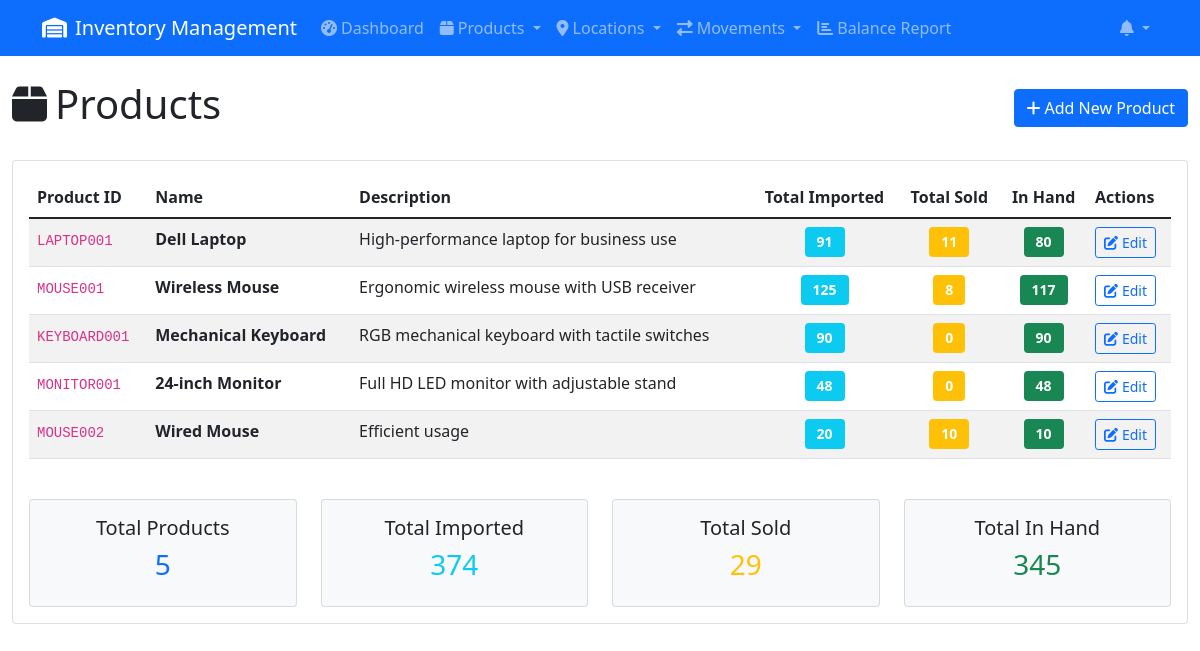
Page /products on the committed database.
### app.py (models this page shows, shortened)
class Product(db.Model):
    product_id = db.Column(db.String(50), primary_key=True)
    name = db.Column(db.String(100), nullable=False)
    description = db.Column(db.Text)

### app.py (the view)
@app.route('/products')
def products():
    products = Product.query.all()
    summary = get_product_summary()
    return render_template('products.html', products=products, summary=summary)

### app.py (called while the page is built, shortened)
def get_product_summary():
    products = Product.query.all()
    summary = {}
    for product in products:
        total_imported = db.session.query(db.func.sum(ProductMovement.qty)).filter(
            ProductMovement.product_id == product.product_id,
            ProductMovement.to_location.isnot(None)
        ).scalar() or 0
        total_sold = db.session.query(db.func.sum(ProductMovement.qty)).filter(
            ProductMovement.product_id == product.product_id,
            ProductMovement.to_location.is_(None)
        ).scalar() or 0
        in_hand = total_imported - total_sold
        summary[product.product_id] = {
            'in_hand': in_hand,
            'sold': total_sold,
            'imported': total_imported
        }
    return summary

def get_stock_notifications():
    notifications = {
        'out_of_stock': [],
        'low_stock': [],
        'count': 0
    }
    product_summary = get_product_summary()
    for product_id, data in product_summary.items():
        product = Product.query.get(product_id)
        if not product:
            continue
        in_hand = data['in_hand']
    notifications['count'] = len(notifications['out_of_stock']) + len(notifications['low_stock'])
    return notifications

@app.context_processor
def inject_notifications():
    return {'stock_notifications': get_stock_notifications()}

### templates/products.html (shortened to what this page needs)
{% extends "base.html" %}
{% block content %}
<div class="row">
    <div class="col-12">
        <div class="d-flex justify-content-between align-items-center mb-4">
            <h1><i class="fas fa-box me-2"></i>Products</h1>
            <a href="{{ url_for('add_product') }}" class="btn btn-primary">
                <i class="fas fa-plus me-1"></i>Add New Product
            </a>
        </div>
    </div>
</div>
<div class="row">
    <div class="col-12">
        <div class="card">
            <div class="card-body">
                {% if products %}
                    <div class="table-responsive">
                        <table class="table table-striped">
                            <thead>
                                <tr>
                                    <th>Product ID</th>
                                    <th>Name</th>
                                    <th>Description</th>
                                    <th class="text-center">Total Imported</th>
                                    <th class="text-center">Total Sold</th>
                                    <th class="text-center">In Hand</th>
                                    <th>Actions</th>
                                </tr>
                            </thead>
                            <tbody>
                                {% for product in products %}
                                {% set product_data = summary.get(product.product_id, {'in_hand': 0, 'sold': 0, 'imported': 0}) %}
                                <tr>
                                    <td><code>{{ product.product_id }}</code></td>
                                    <td><strong>{{ product.name }}</strong></td>
                                    <td>{{ product.description or '-' }}</td>
                                    <td class="text-center">
                                        <span class="badge bg-info fs-6">{{ product_data.imported }}</span>
                                    </td>
                                    <td class="text-center">
                                        <span class="badge bg-warning fs-6">{{ product_data.sold }}</span>
                                    </td>
                                    <td class="text-center">
                                        {% if product_data.in_hand > 0 %}
                                            <span class="badge bg-success fs-6">{{ product_data.in_hand }}</span>
                                        {% elif product_data.in_hand == 0 %}
                                            <span class="badge bg-secondary fs-6">0</span>
                                        {% else %}
                                            <span class="badge bg-danger fs-6">{{ product_data.in_hand }}</span>
                                        {% endif %}
                                    </td>
                                    <td>
                                        <a href="{{ url_for('edit_product', product_id=product.product_id) }}"
                                           class="btn btn-sm btn-outline-primary">
                                            <i class="fas fa-edit me-1"></i>Edit
                                        </a>
                                    </td>
                                </tr>
                                {% endfor %}
                            </tbody>
                        </table>
                    </div>
                    <div class="row mt-4">
                        <div class="col-md-3">
                            <div class="card bg-light text-center">
                                <div class="card-body">
                                    <h5>Total Products</h5>
                                    <h3 class="text-primary">{{ products|length }}</h3>
                                </div>
                            </div>
                        </div>
                        <div class="col-md-3">
                            <div class="card bg-light text-center">
                                <div class="card-body">
                                    <h5>Total Imported</h5>
                                    <h3 class="text-info">{{ summary.values()|sum(attribute='imported') }}</h3>
                                </div>
                            </div>
                        </div>
                        <div class="col-md-3">
                            <div class="card bg-light text-center">
                                <div class="card-body">
                                    <h5>Total Sold</h5>
                                    <h3 class="text-warning">{{ summary.values()|sum(attribute='sold') }}</h3>
                                </div>
                            </div>
                        </div>
                        <div class="col-md-3">
                            <div class="card bg-light text-center">
                                <div class="card-body">
                                    <h5>Total In Hand</h5>
                                    <h3 class="text-success">{{ summary.values()|sum(attribute='in_hand') }}</h3>
                                </div>
                            </div>
                        </div>
                    </div>
                {% endif %}
            </div>
        </div>
    </div>
</div>
{% endblock %}

### templates/products.html (style rules this page uses)
.badge.fs-6 { font-size: 0.875rem !important; padding: 0.5rem 0.75rem; }

### rows in the picture
Product: product_id "LAPTOP001", name "Dell Laptop", description "High-performance laptop for business use", imported "91", sold "11", in_hand "80"
Product: product_id "MOUSE001", name "Wireless Mouse", description "Ergonomic wireless mouse with USB receiver", imported "125", sold "8", in_hand "117"
Product: product_id "KEYBOARD001", name "Mechanical Keyboard", description "RGB mechanical keyboard with tactile switches", imported "90", sold "0", in_hand "90"
Product: product_id "MONITOR001", name "24-inch Monitor", description "Full HD LED monitor with adjustable stand", imported "48", sold "0", in_hand "48"
Product: product_id "MOUSE002", name "Wired Mouse", description "Efficient usage", imported "20", sold "10", in_hand "10"

### other values in the picture
{{ products|length }} "5"
{{ summary.values()|sum(attribute='imported') }} "374"
{{ summary.values()|sum(attribute='sold') }} "29"
{{ summary.values()|sum(attribute='in_hand') }} "345"
